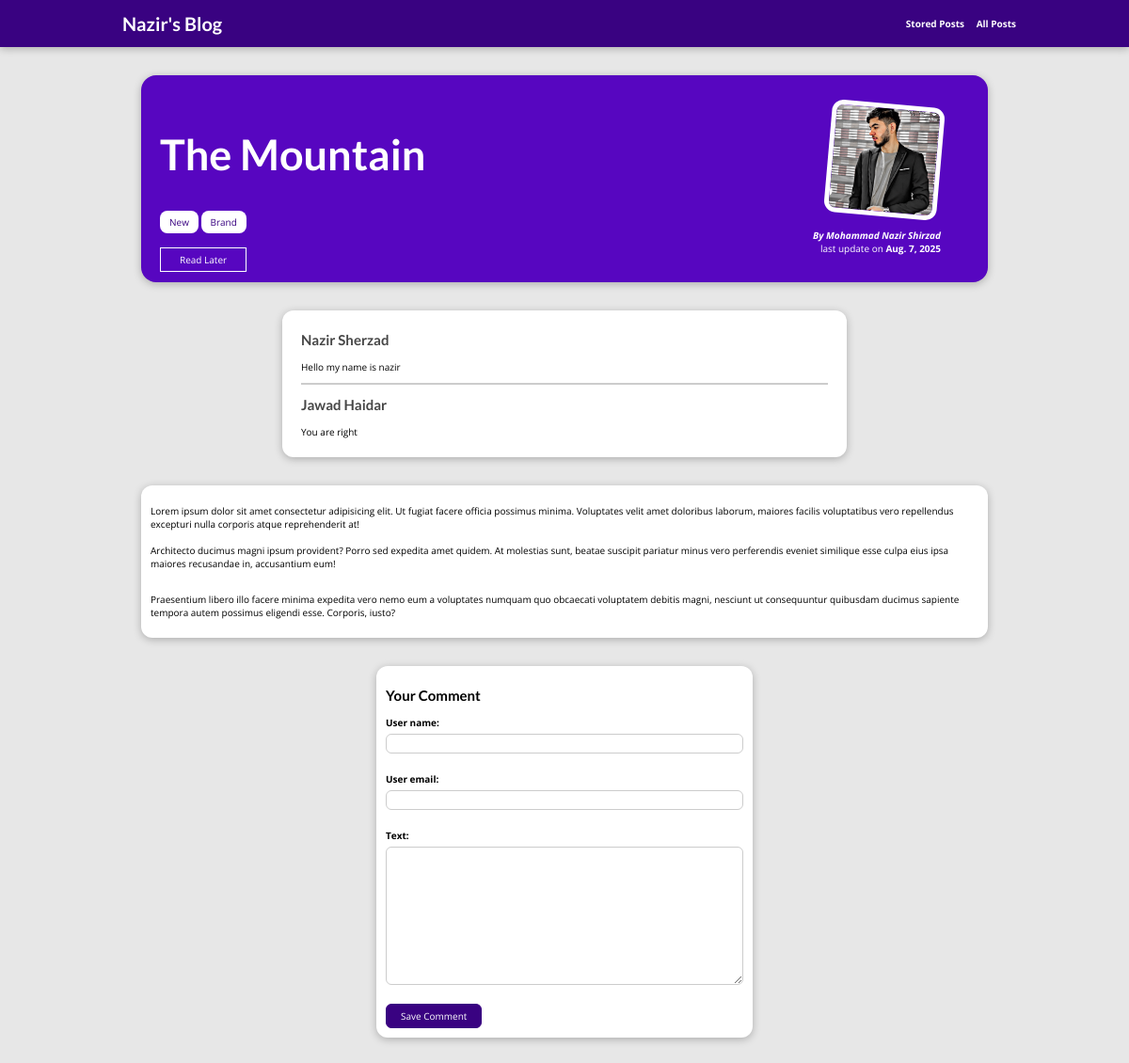
Page /posts/the-mountain on the committed database.
### blog/models.py (models this page shows, shortened)
class Post(models.Model):
  title = models.CharField(max_length=100)
  excerpt = models.CharField(max_length=150)
  image = models.ImageField(upload_to='post')
  date = models.DateField(auto_now=True, null=True)
  slug = models.SlugField(unique=True, db_index=True)
  content = models.TextField()
  author = models.ForeignKey(Author, on_delete=models.SET_NULL, related_name="posts", null=True)
  tags = models.ManyToManyField(Tag)

class Tag(models.Model):
  caption = models.CharField(max_length=20)

class Author(models.Model):
  first_name = models.CharField(max_length=50)
  last_name = models.CharField(max_length=50)
  email = models.EmailField(max_length=254)
  def full_name(self):
    return f'{self.first_name} {self.last_name}'
  def __str__(self):
    return self.full_name()

class Comment(models.Model):
  user_name = models.CharField(max_length=150)
  user_email = models.EmailField()
  text = models.TextField(max_length=400)
  post = models.ForeignKey(Post, on_delete=models.CASCADE, related_name='comments')

### blog/views.py (the view, shortened to what this page needs)
# urls.py: path("posts/<slug:slug>", views.PostDetail.as_view(),name='post-detail-page'),
class PostDetail(View):
  def is_stored_post(self, request, post_id):
    stored_post = request.session.get("stored_posts")
    if stored_post is not None:
      is_saved_for_later = post_id in stored_post
    else:
      is_saved_for_later = False
    return is_saved_for_later
  def get(self, request, slug):
    post = Post.objects.get(slug=slug)
    context = {
      'post':post,
      'post_tags':post.tags.all(),
      'comment_form':CommentForm(),
      'comments':post.comments.all(),
      'is_saved_for_later':self.is_stored_post(request, post.id)
    }
    return render(request, "blog/post-detail.html", context)

### blog/froms.py
class CommentForm(forms.ModelForm):
  class Meta:
    model = Comment
    exclude = ["post"]

### blog/templates/blog/post-detail.html (shortened to what this page needs)
{% extends "base.html" %}
{% load static %}
{% block css_files %}
  <link rel="stylesheet" href="{% static "blog/post-detail.css" %}">
{% endblock  %}
{% block content %}
  <section id="summary">
    <h2> {{post.title}} </h2>
    <div>
      {% for tag in post_tags %}
        <span class="tag">{{tag.caption}}</span>
      {% endfor %}
    </div>
    <div id="read-later">
      <form action="{% url "read-later" %}" method="POST">
      <button>
        {% if is_saved_for_later %}
            Remove from "Read Later" List
          {% else %}
            Read Later
        {% endif %}
      </button>
      </form>
    </div>
    <article>
      <img src="{{post.image.url}}" alt="Post Title">
      <address>By {{post.author}} </address>
      <div>
        last update on <time> {{post.date}} </time>
      </div>
    </article>
  </section>
  <section id="comments">
    <ul>
    {% for comment in comments %}
    <li>
    <h2> {{comment.user_name}} </h2>
    <p> {{comment.text |linebreaks}} </p>
    </li>
    {% endfor %}
    </ul>
  </section>
  <main>
    <p>
      {{post.content|linebreaks}}
    </p>
  </main>
  <section id="comment-form">
    <h2>Your Comment</h2>
    <form method="POST", action="{% url "post-detail-page" post.slug %}">
      {% for form_field in comment_form %}
        <div class="form-control {% if form_field.errors %}invalid{% endif %}">
          {{form_field.label_tag}}
          {{form_field}}
        </div>
      {% endfor %}
      <button>Save Comment</button>
    </form>
  </section>
{% endblock %}

### templates/base.html (shortened to what this page needs)
{% load static %}
<!DOCTYPE html>
<html style="font-size:62.5%;" lang="en">
<head>
</head>
<link rel="stylesheet" href="{% static "app.css"%}">
{% block css_files %}{% endblock  %}
<body>
  <header id="main-navigation">
    <h1><a href="{% url "starting_page"%}">Nazir's Blog</a></h1>
    <nav>
      <a href="{% url "read-later" %}">Stored Posts</a>
      <a href="{% url "posts_page" %}">All Posts</a>
    </nav>
  </header>
  {% block content %}
  {% endblock  %}
</body>
</html>

### static/app.css (style rules this page uses)
* { box-sizing: border-box; }
html { font-family: 'Open Sans', 'Lato', sans-serif; font-size: 62.5%; }
body { margin: 0; }
h1, h2, h3 { font-family: 'Lato', sans-serif; font-weight: bold; }
#main-navigation { width: 100%; height: 5rem; display: flex; justify-content: space-between; align-items: center; padding: 0 10%; position: absolute; top: 0; left: 0; }
#main-navigation a { text-decoration: none; color: white; font-weight: bold; margin-left: 1rem; }

### blog/static/blog/post-detail.css (style rules this page uses)
body { background-color: #e7e7e7; }
#main-navigation { background-color: #390281; box-shadow: 0 2px 8px rgba(0, 0, 0, 0.25); }
#summary { margin: 8rem auto 3rem auto; padding: 2rem; width: 90%; max-width: 90rem; border-radius: 16px; background-color: #5706c0; position: relative; box-shadow: 0 2px 8px rgba(0, 0, 0, 0.25); height: 22rem; }
#summary h2 { color: white; font-size: 4.5rem; }
#summary article { position: absolute; top: 2rem; right: 3rem; padding: 1rem 2rem; border-radius: 12px; text-align: right; color: white; }
#summary article img { width: 12rem; height: 12rem; border-radius: 12px; transform: rotateZ(5deg); border: 5px solid white; margin-bottom: 1rem; }
#summary address { font-weight: bold; }
#summary time { font-weight: bold; }
main { width: 90%; max-width: 90rem; margin: 3rem auto; background-color: white; padding: 1rem; border-radius: 12px; box-shadow: 0 2px 8px rgba(0, 0, 0, 0.25); }
.tag { background-color: white; color: #390281; padding: 0.5rem 1rem; border-radius: 8px; }
#comment-form { margin: 3rem auto; width: 90%; max-width: 40rem; border-radius: 12px; background-color: white; box-shadow: 0 2px 8px rgba(0, 0, 0, 0.25); padding: 1rem; }
#comment-form button { font: inherit; background-color: #390281; color: white; border: 1px solid #390281; padding: 0.5rem 1.5rem; border-radius: 6px; cursor: pointer; }
.form-control { margin-bottom: 2rem; }
.form-control label { font-weight: bold; margin-bottom: 0.5rem; display: block; }
.form-control input, .form-control textarea { display: block; width: 100%; font: inherit; padding: 0.25rem; border-radius: 6px; border: 1px solid #ccc; }
#comments { margin: 3rem auto; width: 90%; max-width: 60rem; border-radius: 12px; background-color: white; box-shadow: 0 2px 8px rgba(0, 0, 0, 0.25); padding: 1rem 2rem; }
#comments ul { list-style: none; margin: 0; padding: 0; }
#comments li { margin-bottom: 1rem; border-bottom: 2px solid #ccc; }
#comments li:last-of-type { border-bottom: none; }
#comments h2 { color: #464646; }
#read-later { margin: 2rem 0; }
#read-later button { background-color: transparent; border: 1px solid white; padding: 0.5rem 2rem; font: inherit; color: white; cursor: pointer; }

### rows in the picture
Post: title "The Mountain", image (picture), author "Mohammad Nazir Shirzad", date "Aug. 7, 2025", content "Lorem ipsum dolor sit amet consectetur adipisicing elit. Ut fugiat facere officia possimus minima. Voluptates velit amet doloribus laborum, maiores facilis voluptatibus vero repellendus excepturi nulla corporis atque reprehenderit at! Architecto ducimus magni ipsum provident? Porro sed expedita amet quidem. At molestias sunt, beatae suscipit pariatur minus vero perferendis eveniet similique esse culpa eius ipsa maiores recusandae in, accusantium eum! Praesentium libero illo facere minima expedita vero nemo eum a voluptates numquam quo obcaecati voluptatem debitis magni, nesciunt ut consequuntur quibusdam ducimus sapiente tempora autem possimus eligendi esse. Corporis, iusto?"
Tag: caption "New"
Tag: caption "Brand"
Comment: user_name "Nazir Sherzad", text "Hello my name is nazir"
Comment: user_name "Jawad Haidar", text "You are right"
